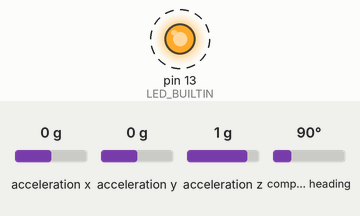
A sketch run on a simulated Arduino Uno, built with avr-gcc and run on an emulated ATmega328P. Shown: output pins drawn as LEDs (lit = HIGH). Dashed ring = blinking. Inputs (shaded band) come from the test bench; at power-on: acceleration x 0 g, acceleration y 0 g, acceleration z 1 g, compass heading 90°. No radio packets arrive unless stated; what the sketch prints to the serial monitor is not drawn.

Above: at 1.06 s.
Timing chart, 0 to 4.0 s (numbered marks = the images above):
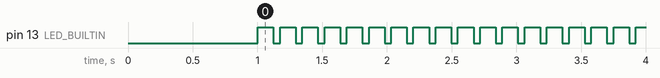

The sketch:

bno055.ino
```cpp
#include <Wire.h>
#include <Adafruit_Sensor.h>
#include <Adafruit_BNO055.h>
#include <utility/imumaths.h>
#include <VirtualWire.h>

Adafruit_BNO055 bno = Adafruit_BNO055(55);
char buffer[2];

void setup(void)
{
  Serial.begin(9600);
  pinMode(LED_BUILTIN,OUTPUT);
  Serial.println("Orientation Sensor Test"); Serial.println("");

  Serial.println("Hey!");
  /* Initialise the sensor */
  if(!bno.begin())
  {
    /* There was a problem detecting the BNO055 ... check your connections */
    Serial.print("Ooops, no BNO055 detected ... Check your wiring or I2C ADDR!");
    while(1);
  }
  delay(1000);
  Serial.println("TODO BIEN TODO CORRECTO");
  bno.setExtCrystalUse(true);

  // Initialize the IO and ISR
  vw_set_tx_pin(7);
  vw_setup(2000); // Bits per sec
}

void loop(void)
{
  sensors_event_t event;
  bno.getEvent(&event);
  buffer[0] = (uint8_t)(event.orientation.y + 180);
  buffer[1] = (uint8_t)(event.orientation.z + 180);
  send(buffer);

  delay(50);
}

void send (char *message)
{
  digitalWrite(LED_BUILTIN,HIGH);
  vw_send((uint8_t *)message, 2);
  vw_wait_tx(); // Wait until the whole message is gone
  vw_send((uint8_t *)message, 2);
  vw_wait_tx();
  digitalWrite(LED_BUILTIN,LOW);
}
```

Measured:
- by itself, pin 13 (LED_BUILTIN): alternates HIGH for 0.12 s and LOW for 0.05 s
